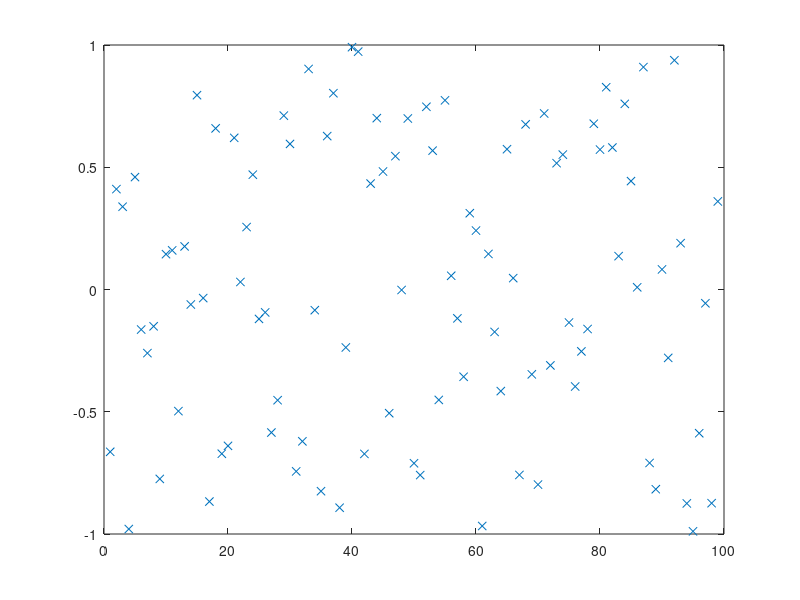

Recreate this plot in MATLAB. (Note: this script raises an error after producing the figure.)
% script <a href="matlab:RC_InsertionSortTest">RC_InsertionSortTest</a>
% Test <a href="matlab:help RC_InsertionSort">RC_InsertionSort</a> on a random set of data.
% See <a href="matlab:RCweb">Numerical Renaissance: simulation, optimization, & control</a>, Section 7.1.1.
% Part of <a href="matlab:help RCC">Numerical Renaissance Codebase 1.0</a>, <a href="matlab:help RCchap07">Chapter 7</a>; please read the <a href="matlab:help RCcopyleft">copyleft</a>.

n=99; D=2*rand(n,1)-1; close all, plot(D(:,1),'x'), pause(0.1)
[D,index]=RC_InsertionSort(D,1,n);   plot(D(:,1),'x')

% end script RC_InsertionSortTest
